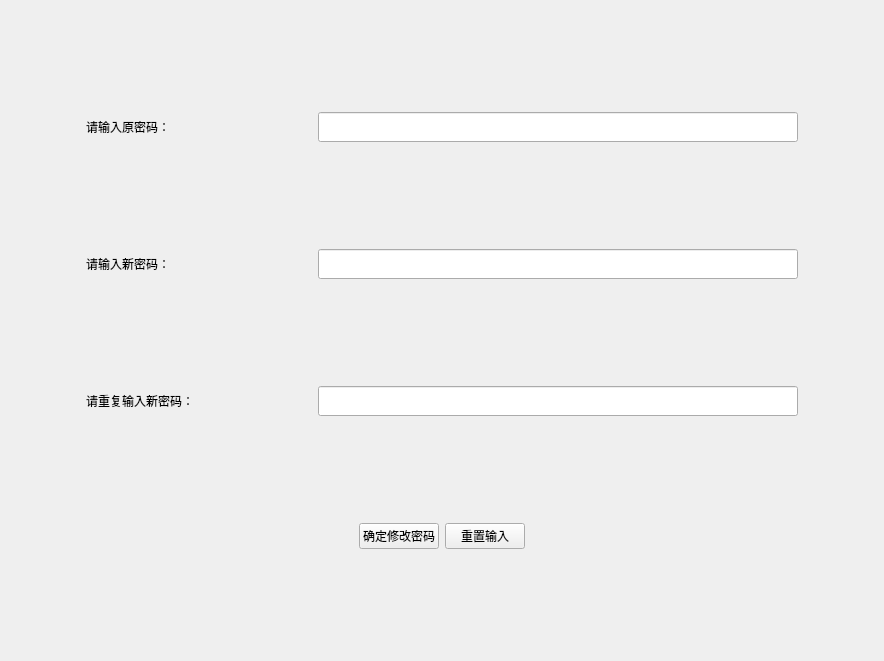
<?xml version="1.0" encoding="UTF-8"?>
<ui version="4.0">
 <class>Change_Password</class>
 <widget class="QWidget" name="Change_Password">
  <property name="geometry">
   <rect>
    <x>0</x>
    <y>0</y>
    <width>884</width>
    <height>661</height>
   </rect>
  </property>
  <property name="windowTitle">
   <string>修改个人资料</string>
  </property>
  <layout class="QVBoxLayout" name="verticalLayout">
   <item>
    <layout class="QVBoxLayout" name="verticalLayout_2">
     <item>
      <spacer name="verticalSpacer_4">
       <property name="orientation">
        <enum>Qt::Vertical</enum>
       </property>
       <property name="sizeHint" stdset="0">
        <size>
         <width>20</width>
         <height>40</height>
        </size>
       </property>
      </spacer>
     </item>
     <item>
      <layout class="QHBoxLayout" name="horizontalLayout">
       <item>
        <spacer name="horizontalSpacer_2">
         <property name="orientation">
          <enum>Qt::Horizontal</enum>
         </property>
         <property name="sizeHint" stdset="0">
          <size>
           <width>40</width>
           <height>20</height>
          </size>
         </property>
        </spacer>
       </item>
       <item>
        <widget class="QLabel" name="label">
         <property name="minimumSize">
          <size>
           <width>150</width>
           <height>0</height>
          </size>
         </property>
         <property name="maximumSize">
          <size>
           <width>150</width>
           <height>16777215</height>
          </size>
         </property>
         <property name="text">
          <string>请输入原密码：</string>
         </property>
        </widget>
       </item>
       <item>
        <spacer name="horizontalSpacer_10">
         <property name="orientation">
          <enum>Qt::Horizontal</enum>
         </property>
         <property name="sizeHint" stdset="0">
          <size>
           <width>40</width>
           <height>20</height>
          </size>
         </property>
        </spacer>
       </item>
       <item>
        <widget class="QLineEdit" name="oldpw">
         <property name="minimumSize">
          <size>
           <width>480</width>
           <height>30</height>
          </size>
         </property>
         <property name="maximumSize">
          <size>
           <width>480</width>
           <height>30</height>
          </size>
         </property>
        </widget>
       </item>
       <item>
        <spacer name="horizontalSpacer_6">
         <property name="orientation">
          <enum>Qt::Horizontal</enum>
         </property>
         <property name="sizeHint" stdset="0">
          <size>
           <width>40</width>
           <height>20</height>
          </size>
         </property>
        </spacer>
       </item>
      </layout>
     </item>
     <item>
      <spacer name="verticalSpacer">
       <property name="orientation">
        <enum>Qt::Vertical</enum>
       </property>
       <property name="sizeHint" stdset="0">
        <size>
         <width>20</width>
         <height>40</height>
        </size>
       </property>
      </spacer>
     </item>
     <item>
      <layout class="QHBoxLayout" name="horizontalLayout_4">
       <item>
        <spacer name="horizontalSpacer_3">
         <property name="orientation">
          <enum>Qt::Horizontal</enum>
         </property>
         <property name="sizeHint" stdset="0">
          <size>
           <width>40</width>
           <height>20</height>
          </size>
         </property>
        </spacer>
       </item>
       <item>
        <widget class="QLabel" name="label_17">
         <property name="minimumSize">
          <size>
           <width>150</width>
           <height>0</height>
          </size>
         </property>
         <property name="maximumSize">
          <size>
           <width>150</width>
           <height>16777215</height>
          </size>
         </property>
         <property name="text">
          <string>请输入新密码：</string>
         </property>
        </widget>
       </item>
       <item>
        <spacer name="horizontalSpacer_9">
         <property name="orientation">
          <enum>Qt::Horizontal</enum>
         </property>
         <property name="sizeHint" stdset="0">
          <size>
           <width>40</width>
           <height>20</height>
          </size>
         </property>
        </spacer>
       </item>
       <item>
        <widget class="QLineEdit" name="newpw">
         <property name="minimumSize">
          <size>
           <width>480</width>
           <height>30</height>
          </size>
         </property>
         <property name="maximumSize">
          <size>
           <width>480</width>
           <height>30</height>
          </size>
         </property>
        </widget>
       </item>
       <item>
        <spacer name="horizontalSpacer_8">
         <property name="orientation">
          <enum>Qt::Horizontal</enum>
         </property>
         <property name="sizeHint" stdset="0">
          <size>
           <width>40</width>
           <height>20</height>
          </size>
         </property>
        </spacer>
       </item>
      </layout>
     </item>
     <item>
      <spacer name="verticalSpacer_2">
       <property name="orientation">
        <enum>Qt::Vertical</enum>
       </property>
       <property name="sizeHint" stdset="0">
        <size>
         <width>20</width>
         <height>40</height>
        </size>
       </property>
      </spacer>
     </item>
     <item>
      <layout class="QHBoxLayout" name="horizontalLayout_5">
       <item>
        <spacer name="horizontalSpacer_4">
         <property name="orientation">
          <enum>Qt::Horizontal</enum>
         </property>
         <property name="sizeHint" stdset="0">
          <size>
           <width>40</width>
           <height>20</height>
          </size>
         </property>
        </spacer>
       </item>
       <item>
        <widget class="QLabel" name="label_22">
         <property name="minimumSize">
          <size>
           <width>150</width>
           <height>0</height>
          </size>
         </property>
         <property name="maximumSize">
          <size>
           <width>150</width>
           <height>16777215</height>
          </size>
         </property>
         <property name="text">
          <string>请重复输入新密码：</string>
         </property>
        </widget>
       </item>
       <item>
        <spacer name="horizontalSpacer_11">
         <property name="orientation">
          <enum>Qt::Horizontal</enum>
         </property>
         <property name="sizeHint" stdset="0">
          <size>
           <width>40</width>
           <height>20</height>
          </size>
         </property>
        </spacer>
       </item>
       <item>
        <widget class="QLineEdit" name="renewpw">
         <property name="minimumSize">
          <size>
           <width>480</width>
           <height>30</height>
          </size>
         </property>
         <property name="maximumSize">
          <size>
           <width>480</width>
           <height>30</height>
          </size>
         </property>
        </widget>
       </item>
       <item>
        <spacer name="horizontalSpacer_7">
         <property name="orientation">
          <enum>Qt::Horizontal</enum>
         </property>
         <property name="sizeHint" stdset="0">
          <size>
           <width>40</width>
           <height>20</height>
          </size>
         </property>
        </spacer>
       </item>
      </layout>
     </item>
     <item>
      <spacer name="verticalSpacer_3">
       <property name="orientation">
        <enum>Qt::Vertical</enum>
       </property>
       <property name="sizeHint" stdset="0">
        <size>
         <width>20</width>
         <height>40</height>
        </size>
       </property>
      </spacer>
     </item>
     <item>
      <layout class="QHBoxLayout" name="horizontalLayout_12">
       <item>
        <spacer name="horizontalSpacer">
         <property name="orientation">
          <enum>Qt::Horizontal</enum>
         </property>
         <property name="sizeHint" stdset="0">
          <size>
           <width>40</width>
           <height>20</height>
          </size>
         </property>
        </spacer>
       </item>
       <item>
        <widget class="QPushButton" name="Button_okchangepw">
         <property name="text">
          <string>确定修改密码</string>
         </property>
        </widget>
       </item>
       <item>
        <widget class="QPushButton" name="Button_resetinput">
         <property name="text">
          <string>重置输入</string>
         </property>
        </widget>
       </item>
       <item>
        <spacer name="horizontalSpacer_5">
         <property name="orientation">
          <enum>Qt::Horizontal</enum>
         </property>
         <property name="sizeHint" stdset="0">
          <size>
           <width>40</width>
           <height>20</height>
          </size>
         </property>
        </spacer>
       </item>
      </layout>
     </item>
     <item>
      <spacer name="verticalSpacer_5">
       <property name="orientation">
        <enum>Qt::Vertical</enum>
       </property>
       <property name="sizeHint" stdset="0">
        <size>
         <width>20</width>
         <height>40</height>
        </size>
       </property>
      </spacer>
     </item>
    </layout>
   </item>
  </layout>
 </widget>
 <resources/>
 <connections/>
</ui>
